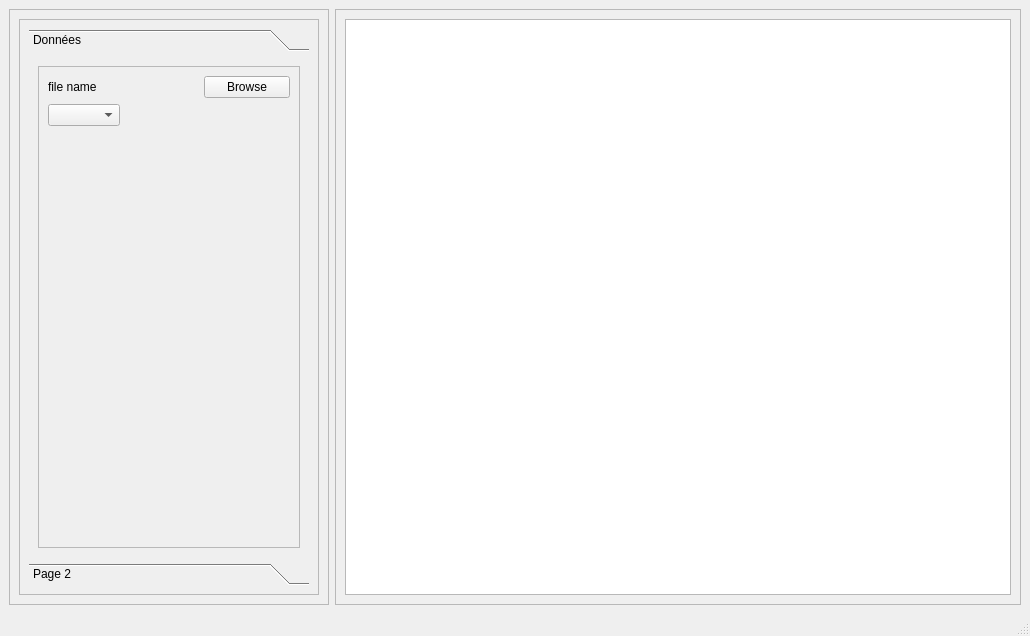
<?xml version="1.0" encoding="UTF-8"?>
<ui version="4.0">
 <class>Main_Window</class>
 <widget class="QMainWindow" name="Main_Window">
  <property name="geometry">
   <rect>
    <x>0</x>
    <y>0</y>
    <width>1030</width>
    <height>636</height>
   </rect>
  </property>
  <property name="windowTitle">
   <string>Main_Window</string>
  </property>
  <widget class="QWidget" name="centralwidget">
   <layout class="QHBoxLayout" name="horizontalLayout">
    <item>
     <widget class="QFrame" name="frame">
      <property name="maximumSize">
       <size>
        <width>320</width>
        <height>16777215</height>
       </size>
      </property>
      <property name="frameShape">
       <enum>QFrame::StyledPanel</enum>
      </property>
      <property name="frameShadow">
       <enum>QFrame::Raised</enum>
      </property>
      <layout class="QHBoxLayout" name="horizontalLayout_2">
       <item>
        <widget class="QScrollArea" name="scrollArea">
         <property name="widgetResizable">
          <bool>true</bool>
         </property>
         <widget class="QWidget" name="scrollAreaWidgetContents">
          <property name="geometry">
           <rect>
            <x>0</x>
            <y>0</y>
            <width>298</width>
            <height>552</height>
           </rect>
          </property>
          <layout class="QVBoxLayout" name="verticalLayout_3">
           <item>
            <widget class="QToolBox" name="toolBox">
             <property name="currentIndex">
              <number>0</number>
             </property>
             <widget class="QWidget" name="page">
              <property name="geometry">
               <rect>
                <x>0</x>
                <y>0</y>
                <width>280</width>
                <height>472</height>
               </rect>
              </property>
              <attribute name="label">
               <string>Données</string>
              </attribute>
              <layout class="QHBoxLayout" name="horizontalLayout_3">
               <item>
                <widget class="QFrame" name="frame_3">
                 <property name="maximumSize">
                  <size>
                   <width>16777215</width>
                   <height>16777215</height>
                  </size>
                 </property>
                 <property name="frameShape">
                  <enum>QFrame::StyledPanel</enum>
                 </property>
                 <property name="frameShadow">
                  <enum>QFrame::Raised</enum>
                 </property>
                 <layout class="QFormLayout" name="formLayout">
                  <item row="0" column="0">
                   <widget class="QLabel" name="label">
                    <property name="minimumSize">
                     <size>
                      <width>150</width>
                      <height>0</height>
                     </size>
                    </property>
                    <property name="text">
                     <string>file name</string>
                    </property>
                   </widget>
                  </item>
                  <item row="0" column="1">
                   <widget class="QPushButton" name="pushButton">
                    <property name="maximumSize">
                     <size>
                      <width>100</width>
                      <height>16777215</height>
                     </size>
                    </property>
                    <property name="text">
                     <string>Browse</string>
                    </property>
                    <property name="icon">
                     <iconset theme="folder"/>
                    </property>
                   </widget>
                  </item>
                  <item row="1" column="0">
                   <widget class="QComboBox" name="comboBox"/>
                  </item>
                 </layout>
                </widget>
               </item>
              </layout>
             </widget>
             <widget class="QWidget" name="page_2">
              <property name="geometry">
               <rect>
                <x>0</x>
                <y>0</y>
                <width>280</width>
                <height>472</height>
               </rect>
              </property>
              <attribute name="label">
               <string>Page 2</string>
              </attribute>
             </widget>
            </widget>
           </item>
          </layout>
         </widget>
        </widget>
       </item>
      </layout>
     </widget>
    </item>
    <item>
     <widget class="QFrame" name="frame_2">
      <property name="frameShape">
       <enum>QFrame::StyledPanel</enum>
      </property>
      <property name="frameShadow">
       <enum>QFrame::Raised</enum>
      </property>
      <layout class="QVBoxLayout" name="verticalLayout">
       <item>
        <widget class="QGraphicsView" name="graphicsView"/>
       </item>
      </layout>
     </widget>
    </item>
   </layout>
  </widget>
  <widget class="QMenuBar" name="menubar">
   <property name="geometry">
    <rect>
     <x>0</x>
     <y>0</y>
     <width>1030</width>
     <height>22</height>
    </rect>
   </property>
  </widget>
  <widget class="QStatusBar" name="statusbar"/>
 </widget>
 <resources/>
 <connections/>
</ui>
